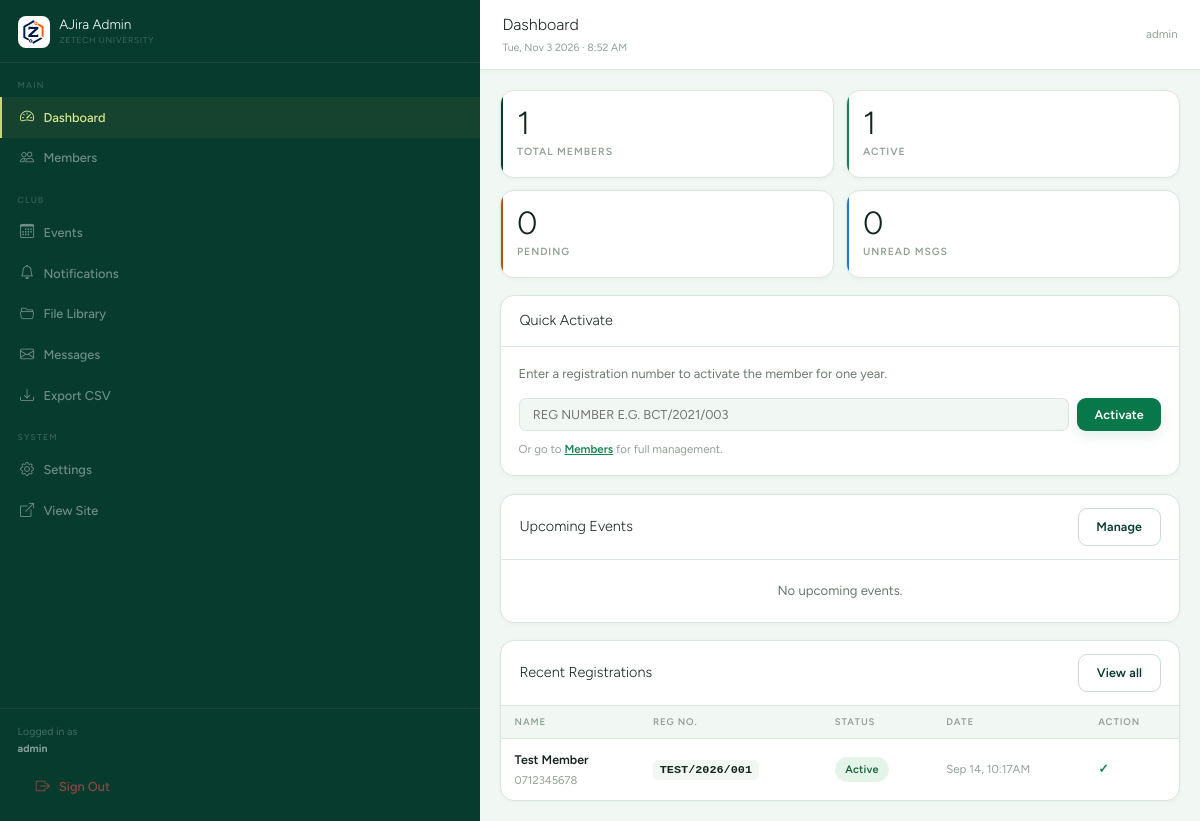
/admin/index.php (signed in), run on the app's committed database.
### tables this page shows
CREATE TABLE IF NOT EXISTS members(id INT UNSIGNED AUTO_INCREMENT PRIMARY KEY,full_name VARCHAR(150) NOT NULL,reg_number VARCHAR(60) NOT NULL,phone VARCHAR(20) NOT NULL,email VARCHAR(150) NOT NULL,password_hash VARCHAR(255) DEFAULT NULL,profile_image VARCHAR(255) DEFAULT NULL,bio VARCHAR(500) DEFAULT NULL,course_year VARCHAR(120) NOT NULL,member_type ENUM('new','renewal') DEFAULT 'new',is_active TINYINT(1) DEFAULT 0,payment_method ENUM('till','paybill','other') DEFAULT 'till',payment_ref VARCHAR(80) DEFAULT NULL,payment_status ENUM('not_submitted','submitted','verified','rejected') NOT NULL DEFAULT 'not_submitted',payment_proof VARCHAR(255) DEFAULT NULL,payment_amount DECIMAL(10,2) DEFAULT NULL,payment_submitted_at DATETIME DEFAULT NULL,reviewed_at DATETIME DEFAULT NULL,registered_at TIMESTAMP DEFAULT CURRENT_TIMESTAMP,activated_at TIMESTAMP NULL DEFAULT NULL,expires_at DATETIME DEFAULT NULL,deactivated_at DATETIME DEFAULT NULL,deactivation_reason VARCHAR(255) DEFAULT NULL,UNIQUE KEY uq_reg(reg_number),INDEX idx_active(is_active),INDEX idx_expiry(expires_at));

### config/bootstrap.php (called while the page is built, shortened)
<?php
function db():PDO{
  static $p=null; if($p) return $p;
  $dsn=sprintf('mysql:host=%s;port=%s;dbname=%s;charset=utf8mb4',$_ENV['DB_HOST']??'localhost',$_ENV['DB_PORT']??'3306',$_ENV['DB_NAME']??'ajira_v4');
  try{ $p=new PDO($dsn,$_ENV['DB_USER']??'root',$_ENV['DB_PASS']??'',[PDO::ATTR_ERRMODE=>PDO::ERRMODE_EXCEPTION,PDO::ATTR_DEFAULT_FETCH_MODE=>PDO::FETCH_ASSOC,PDO::ATTR_EMULATE_PREPARES=>false]); }
  catch(PDOException $e){ error_log('DB:'.$e->getMessage()); http_response_code(500); die('<p style="font-family:sans-serif;padding:2rem;color:#991B1B">Database connection failed. Check .env file.</p>'); }
  return $p;
}
function e(string $s):string{return htmlspecialchars($s,ENT_QUOTES|ENT_SUBSTITUTE,'UTF-8');}

### admin/index.php (the view, shortened to what this page needs)
<?php
include '_layout.php';
try{
  $total  =(int)db()->query("SELECT COUNT(*) FROM members")->fetchColumn();
  $active =(int)db()->query("SELECT COUNT(*) FROM members WHERE is_active=1")->fetchColumn();
  $pending=(int)db()->query("SELECT COUNT(*) FROM members WHERE is_active=0")->fetchColumn();
  $msgs   =(int)db()->query("SELECT COUNT(*) FROM contact_messages WHERE is_read=0")->fetchColumn();
  $recent =db()->query("SELECT * FROM members ORDER BY registered_at DESC LIMIT 8")->fetchAll();
  $upev   =db()->query("SELECT * FROM events WHERE event_date>=NOW() AND is_published=1 ORDER BY event_date ASC LIMIT 4")->fetchAll();
}catch(Throwable){ $total=$active=$pending=$msgs=0; $recent=[]; $upev=[]; }
?>
<div style="display:grid;grid-template-columns:repeat(2,1fr);gap:.75rem;margin-bottom:1.1rem">
  <?php foreach([
    ['Total Members',$total,'var(--forest)'],
    ['Active',       $active,'var(--sage)'],
    ['Pending',      $pending,'#B45309'],
    ['Unread Msgs',  $msgs,'#1877F2'],
  ] as [$l,$v,$c]): ?>
  <div class="sc">
    <div class="sc-bar" style="background:<?=$c?>"></div>
    <div style="font-family:var(--font-display);font-size:2rem;font-weight:300;color:var(--ink);line-height:1;letter-spacing:-.04em"><?=number_format((int)$v)?></div>
    <div style="font-size:.65rem;font-weight:600;text-transform:uppercase;letter-spacing:.09em;color:var(--dim);margin-top:.3rem"><?=$l?></div>
  </div>
  <?php endforeach; ?>
</div>
<div class="ac" style="margin-bottom:1.1rem">
  <div class="ach"><div class="act">Quick Activate</div></div>
  <div style="padding:1rem 1.1rem">
    <p style="font-size:.8rem;color:var(--muted);margin-bottom:.85rem">Enter a registration number to activate the member for one year.</p>
    <form method="GET" style="display:flex;gap:.5rem">
      <input type="text" name="activate" class="ai" placeholder="Reg number e.g. BCT/2021/003" style="flex:1;text-transform:uppercase" required>
      <button type="submit" class="btn btn-forest btn-sm">Activate</button>
    </form>
    <p style="font-size:.72rem;color:var(--dim);margin-top:.55rem">Or go to <a href="members.php" style="color:var(--sage);font-weight:600">Members</a> for full management.</p>
  </div>
</div>
<div class="ac" style="margin-bottom:1.1rem">
  <div class="ach"><div class="act">Upcoming Events</div><a href="events.php" class="btn btn-outline btn-sm">Manage</a></div>
  <?php if(empty($upev)): ?><div style="padding:1.25rem;text-align:center;color:var(--muted);font-size:.82rem">No upcoming events.</div>
  <?php else: foreach($upev as $i=>$ev): ?>
  <div style="padding:.72rem 1.1rem;display:flex;align-items:center;gap:.85rem;<?=$i?'border-top:1px solid var(--border)':''?>">
    <div style="width:38px;height:38px;background:var(--warm-grey);border-radius:var(--r);text-align:center;display:flex;flex-direction:column;align-items:center;justify-content:center;flex-shrink:0">
      <div style="font-family:var(--font-display);font-size:1rem;font-weight:300;color:var(--ink);line-height:1"><?=date('j',strtotime($ev['event_date']))?></div>
      <div style="font-size:.52rem;font-weight:600;text-transform:uppercase;color:var(--muted)"><?=date('M',strtotime($ev['event_date']))?></div>
    </div>
    <div style="flex:1;min-width:0">
      <div style="font-weight:600;font-size:.82rem;color:var(--ink);white-space:nowrap;overflow:hidden;text-overflow:ellipsis"><?=e($ev['title'])?></div>
      <div style="font-size:.7rem;color:var(--dim)"><?=e($ev['location']??'TBA')?></div>
    </div>
  </div>
  <?php endforeach; endif; ?>
</div>
<div class="ac">
  <div class="ach"><div class="act">Recent Registrations</div><a href="members.php" class="btn btn-outline btn-sm">View all</a></div>
  <div style="overflow-x:auto">
    <table class="at">
      <thead><tr><th>Name</th><th>Reg No.</th><th>Status</th><th>Date</th><th>Action</th></tr></thead>
      <tbody>
        <?php if(empty($recent)): ?>
        <tr><td colspan="5" style="text-align:center;padding:2rem;color:var(--muted)">No registrations yet.</td></tr>
        <?php else: foreach($recent as $m): ?>
        <tr>
          <td><div style="font-weight:600;color:var(--ink)"><?=e($m['full_name'])?></div><div style="font-size:.7rem;color:var(--dim)"><?=e($m['phone'])?></div></td>
          <td><code style="background:var(--warm-grey);padding:.18rem .42rem;border-radius:5px;font-size:.74rem;font-weight:700"><?=e($m['reg_number'])?></code></td>
          <td><span class="badge <?=$m['is_active']?'b-green':'b-gold'?>"><?=$m['is_active']?'Active':'Pending'?></span></td>
          <td style="font-size:.72rem;color:var(--dim);white-space:nowrap"><?=date('M j, g:iA',strtotime($m['registered_at']))?></td>
          <td>
            <?php if(!$m['is_active']): ?>
            <a href="?activate=<?=urlencode($m['reg_number'])?>" class="btn btn-forest btn-sm" style="font-size:.74rem;padding:.38rem .85rem" onclick="return confirm('Activate <?=e(addslashes($m['full_name']))?>?')">Activate</a>
            <?php else: ?><span style="color:var(--sage);font-size:.78rem;font-weight:600">✓</span><?php endif; ?>
          </td>
        </tr>
        <?php endforeach; endif; ?>
      </tbody>
    </table>
  </div>
</div>
<?php include '_layout_end.php'; ?>

### assets/css/main.css (style rules this page uses)
:root { --forest: #073B2E; --forest-2: #0B503B; --forest-3: #126347; --sage: #168451; --gold: #C8D86A; --gold-2: #DCEB91; --gold-pale: #F3F7DF; --cream: #FBFDFC; --warm-grey: #F1F7F3; --stone: #E1ECE5; --border: #D9E6DE; --ink: #14251C; --body: #34473B; --muted: #68796E; --dim: #91A096; --white: #FFFFFF; --green-pop: #13824F; --red: #C0392B; --font-display: 'Figtree', system-ui, -apple-system, sans-serif; --font-body: 'Figtree', system-ui, -apple-system, sans-serif; --r: 8px; --r-lg: 14px; --r-xl: 20px; --r-2xl:28px; --sh-xs: 0 1px 4px rgba(26,26,24,.06); --sh-sm: 0 2px 12px rgba(26,26,24,.08); --sh-md: 0 6px 24px rgba(26,26,24,.10); --sh-lg: 0 14px 48px rgba(26,26,24,.13); --sh-xl: 0 24px 72px rgba(26,26,24,.16); --ease: cubic-bezier(.4,0,.2,1); --spring: cubic-bezier(.22,1,.36,1); --dur: 240ms; }
*,*::before,*::after { box-sizing: border-box; margin: 0; padding: 0; }
html { scroll-behavior: smooth; -webkit-font-smoothing: antialiased; -webkit-text-size-adjust: 100%; }
body { font-family: var(--font-body); background: var(--cream); color: var(--ink); overflow-x: hidden; line-height: 1.65; font-size: 16px; }
a { color: inherit; }
button { font-family: var(--font-body); }
.btn { display: inline-flex; align-items: center; justify-content: center; gap: .5rem; font-family: var(--font-body); font-weight: 600; font-size: .86rem; padding: .68rem 1.6rem; border-radius: 8px; border: none; cursor: pointer; text-decoration: none; transition: all var(--dur) var(--spring); white-space: nowrap; letter-spacing: .01em; }
.btn-forest { background: var(--forest); color: var(--gold); }
.btn-outline { background: transparent; color: var(--ink); border: 1.5px solid var(--border); }
.btn-sm { padding: .48rem 1.1rem; font-size: .78rem; }
.badge { display: inline-flex; align-items: center; gap: .25rem; padding: .2rem .65rem; border-radius: 5px; font-size: .68rem; font-weight: 600; letter-spacing: .02em; }
.b-green { background: rgba(45,122,53,.1); color: var(--green-pop); }
body { background: var(--cream); color: var(--ink); }
.btn { border-radius: 9px; }
.btn-forest { background: #08784b; color: white; box-shadow: 0 5px 14px rgba(8,120,75,.12); }
.btn-outline { border-color: #cbdcd0; color: var(--forest); }
.badge { border-radius: 99px; }
.b-green { background: #e5f4e9; color: #17633b; }
.ac,.sc { border-color: #dce8df; box-shadow: 0 4px 14px rgba(12,61,35,.05); }
.ach { border-color: #e4eee7; }
.at th { background: #f1f7f3; color: #60756a; }
.at td { border-color: #edf3ef; }
.ai { border-color: #d7e4db; background: #f5f9f6; }

### admin/_layout.php (style rules this page uses)
body { background:var(--warm-grey);font-family:'Figtree',sans-serif }
body::before { display:none }
.ac { background:white;border-radius:var(--r-lg);border:1px solid var(--border);box-shadow:0 1px 4px rgba(26,26,24,.04) }
.ach { padding:.82rem 1.15rem;border-bottom:1px solid var(--border);display:flex;align-items:center;justify-content:space-between;flex-wrap:wrap;gap:.5rem }
.act { font-family:var(--font-display);font-size:.9rem;font-weight:300;color:var(--ink) }
.at { width:100%;border-collapse:collapse;font-size:.78rem }
.at th { background:var(--warm-grey);padding:.5rem .85rem;text-align:left;font-size:.6rem;font-weight:600;letter-spacing:.09em;text-transform:uppercase;color:var(--dim);border-bottom:1px solid var(--border) }
.at td { padding:.68rem .85rem;border-bottom:1px solid #F2EFE8;vertical-align:middle }
.at tr:last-child td { border-bottom:none }
.ai { background:var(--warm-grey);border:1.5px solid var(--border);color:var(--ink);border-radius:7px;padding:.52rem .82rem;font-family:'Figtree',sans-serif;font-size:.8rem;outline:none;transition:border-color .18s }
.sc { background:white;border:1px solid var(--border);border-radius:var(--r-lg);padding:1rem;position:relative;overflow:hidden;box-shadow:0 1px 4px rgba(26,26,24,.04) }
.sc-bar { position:absolute;top:0;left:0;bottom:0;width:2px;border-radius:2px 0 0 2px }

### data on the page
members: full_name "Test Member", phone "0712345678", reg_number "TEST/2026/001", is_active "Active", registered_at "Sep 14, 10:17AM"

### other printed values
$_SESSION['admin_user'] "admin"
$pageTitle "Dashboard"
$v "1"
$l "TOTAL MEMBERS"
$l "ACTIVE"
$v "0"
$l "PENDING"
$l "UNREAD MSGS"
